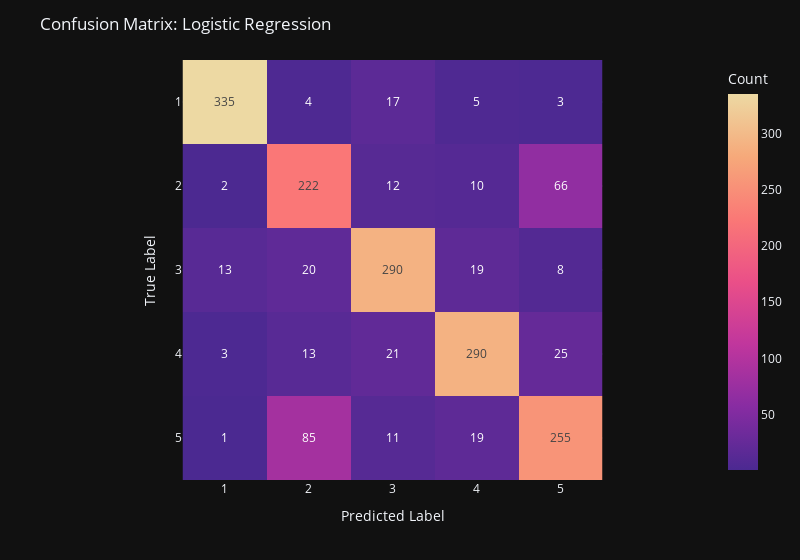

The cell this chart's notebook holds for it:
### Markdown cell above
### 3. Logistic Regression

Logistic Regression for multiclass classification belongs to the family of discriminative probabilistic models. For each of the five classes, the method defines a linear function (a weighted linear combination of the input features), which is then transformed into a valid probability distribution—non‑negative values that sum to one—through the Softmax function
\begin{align}
P(ω_i|x) = \frac{exp(w_i^T)}{\sum{exp(w_i^Tx)}}
\end{align}
The model parameters are learned using Maximum Likelihood estimation, optimized via Stochastic Gradient Descent (SGD) with the Cross‑Entropy Loss as the objective function. During inference, a new sample
 is assigned to the class with the highest posterior probability produced by the model.

**Preprocessing:**
- Normalization using StandardScaler
- PCA capturing 80% of variance

### Code cell
# Same preprocessing as before

# Train the model
from sklearn.linear_model import LogisticRegression
lr = LogisticRegression()
lr.fit(X_train, y_train)

# Evaluate the model
y_pred = lr.predict(X_test)
cm = confusion_matrix(y_pred, y_test)
fig = px.imshow(
    cm,
    text_auto=True,
    width=800,
    color_continuous_scale="Agsunset",
    labels=dict(x="Predicted Label", y="True Label", color="Count"),
    x=class_names,
    y=class_names,
)
fig.update_layout(
    title=f"Confusion Matrix: Logistic Regression",
    xaxis=dict(side="bottom")
)
fig.show()
print(classification_report(y_test, y_pred))

### Figure 1 — Plotly figure (JSON) as saved in the notebook; plotly's stock layout.template omitted (floating-point values rounded to 4 significant figures)
{"data": [{"coloraxis": "coloraxis", "name": "0", "texttemplate": "%{z}", "x": ["1", "2", "3", "4", "5"], "y": ["1", "2", "3", "4", "5"], "z": [[335, 4, 17, 5, 3], [2, 222, 12, 10, 66], [13, 20, 290, 19, 8], [3, 13, 21, 290, 25], [1, 85, 11, 19, 255]], "type": "heatmap", "xaxis": "x", "yaxis": "y", "hovertemplate": "Predicted Label: %{x}<br>True Label: %{y}<br>Count: %{z}<extra></extra>"}], "layout": {"xaxis": {"anchor": "y", "domain": [0.0, 1.0], "scaleanchor": "y", "constrain": "domain", "title": {"text": "Predicted Label"}, "side": "bottom"}, "yaxis": {"anchor": "x", "domain": [0.0, 1.0], "autorange": "reversed", "constrain": "domain", "title": {"text": "True Label"}}, "coloraxis": {"colorbar": {"title": {"text": "Count"}}, "colorscale": [[0.0, "rgb(75, 41, 145)"], [0.1667, "rgb(135, 44, 162)"], [0.3333, "rgb(192, 54, 157)"], [0.5, "rgb(234, 79, 136)"], [0.6667, "rgb(250, 120, 118)"], [0.8333, "rgb(246, 169, 122)"], [1.0, "rgb(237, 217, 163)"]]}, "margin": {"t": 60}, "width": 800, "title": {"text": "Confusion Matrix: Logistic Regression"}}}
